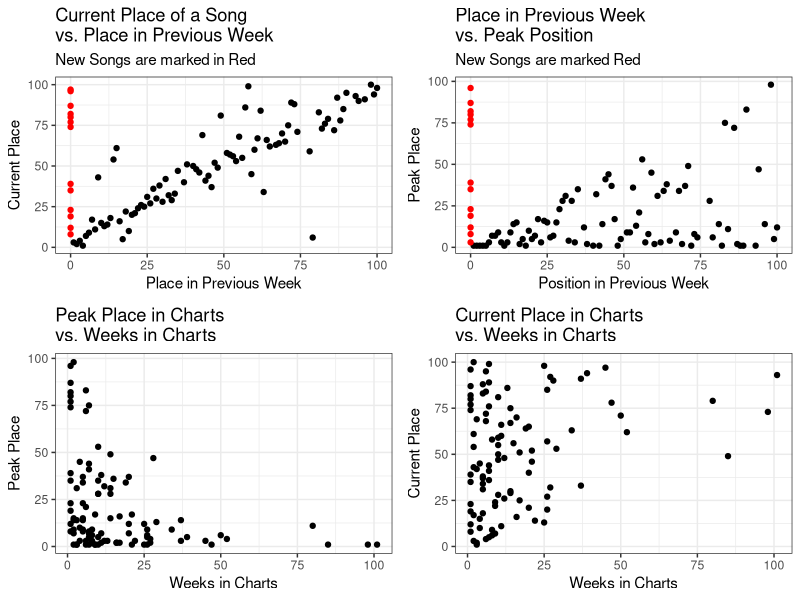
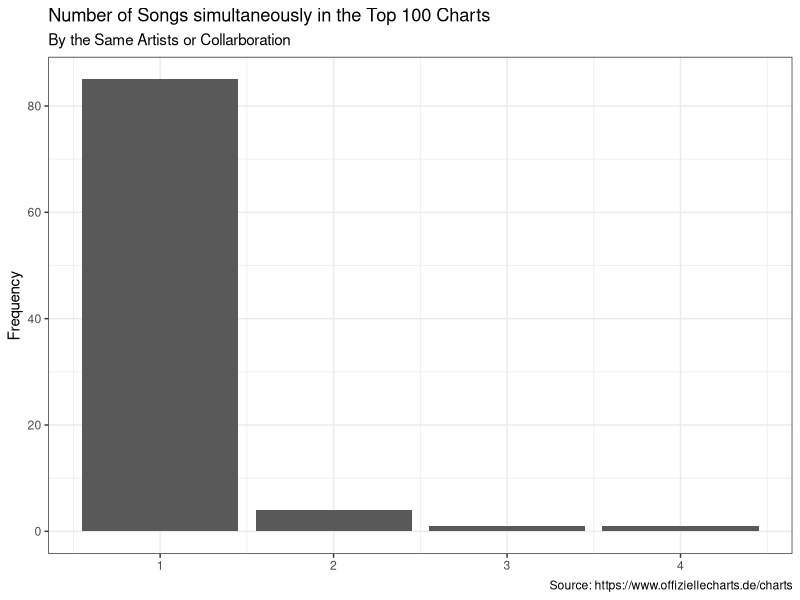
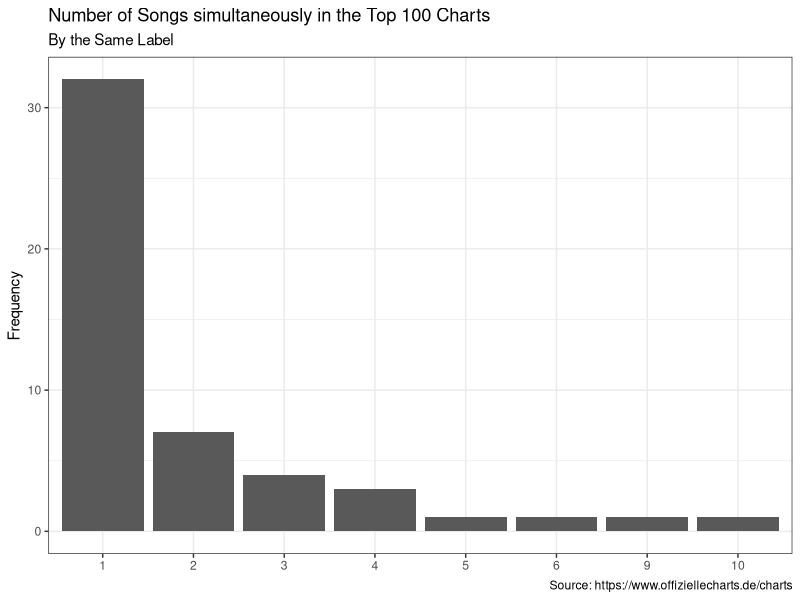

The R source for these figures, in order:
## ---- chunk 1
library(ggplot2)
library(gridExtra)
library(readr)
library(dplyr)
chart_scrap <- read_csv('2021-07-27_charts_report.csv')
## ---- chunk 2
#Reporting Figures and Tables
#Scatter Plots
current_v_last <- ggplot(data = chart_scrap,
                                     aes(y = current, x=last_week,
                                     col=ifelse(is.na(last_week), yes = 'NA' , no = 'NonNA')))+
                                      geom_point(aes(y = current, x=last_week_fill),show.legend = F)+
                                      scale_color_manual(values = c('#FF0000','#000000'))+
                                      labs(title = 'Current Place of a Song \nvs. Place in Previous Week',
                                           subtitle = 'New Songs are marked in Red',
                                           y='Current Place', x='Place in Previous Week')+
                                        theme_bw()
weeks_v_peak <- ggplot(data = chart_scrap,
                                             aes(x=weeks_in_charts, y=peak_in_charts))+
                                              geom_point()+
                                              labs(title = 'Peak Place in Charts \nvs. Weeks in Charts',
                                                   x='Weeks in Charts', y='Peak Place')+
                                              theme_bw()
week_v_current <- ggplot(data = chart_scrap, aes(x=weeks_in_charts, y=current))+
                                      geom_point()+
                                      labs(title = 'Current Place in Charts \nvs. Weeks in Charts',
                                           x='Weeks in Charts', y='Current Place')+
                                      theme_bw()
last_v_peak <- ggplot(data = chart_scrap, aes(x=last_week_fill, y=peak_in_charts,
                                                col=ifelse(is.na(last_week), yes = 'NA' , no = 'NonNA')))+
                                    geom_point(show.legend = F)+
                                    labs(title = 'Place in Previous Week \nvs. Peak Position',
                                         subtitle = 'New Songs are marked Red',
                                         x='Position in Previous Week', y='Peak Place')+
                                    scale_color_manual(values = c('#FF0000','#000000'))+
                                    theme_bw()
grid.arrange(current_v_last,last_v_peak, weeks_v_peak,week_v_current, nrow=2)
## ---- chunk 3
chart_scrap%>%
                      count(artist)%>%
                      ggplot(aes(x=n))+
                      geom_bar()+
                      labs(title = 'Number of Songs simultaneously in the Top 100 Charts',
                           subtitle = 'By the Same Artists or Collarboration',
                           y='Frequency',
                           x=NULL,
                           caption = 'Source: https://www.offiziellecharts.de/charts')+
                      theme_bw()
chart_scrap%>%
                        count(artist,sort = T)%>%
                        filter(n>1)%>%
                        knitr::kable()
chart_scrap%>%
                      count(label)%>%
                      ggplot(aes(x=as.factor(n)))+
                      geom_bar()+
                      geom_bar()+
                      labs(title = 'Number of Songs simultaneously in the Top 100 Charts',
                           subtitle = 'By the Same Label',
                           y='Frequency',
                           x=NULL,
                           caption = 'Source: https://www.offiziellecharts.de/charts')+
                      theme_bw()
chart_scrap%>%
                        count(label, sort = T)%>%
                        filter(n>1)%>%
                        knitr::kable()
## ---- chunk 4
#Songs that are currently peaking
chart_scrap%>%
                        filter(current == peak_in_charts)%>%
                        select(artist, title, current)%>%
                        rename(Position = current)%>%
                        knitr::kable()
